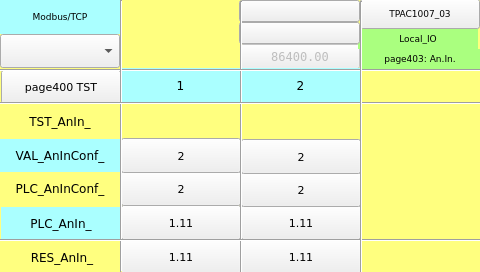
<?xml version="1.0" encoding="UTF-8"?>
<ui version="4.0">
<class>page403</class>
<widget class="QWidget" name="page403">
<property name="geometry">
<rect>
<x>0</x>
<y>0</y>
<width>480</width>
<height>272</height>
</rect>
</property>
<property name="minimumSize">
<size>
<width>480</width>
<height>272</height>
</size>
</property>
<property name="maximumSize">
<size>
<width>480</width>
<height>272</height>
</size>
</property>
<property name="windowTitle">
<string>page403</string>
</property>
<property name="styleSheet">
<string notr="true">QWidget#page403
{
background-color: rgb(255, 255, 127);
}</string>
</property>
<widget class="Line" name="line_hr_3">
<property name="geometry">
<rect>
<x>0</x>
<y>239</y>
<width>481</width>
<height>3</height>
</rect>
</property>
<property name="orientation">
<enum>Qt::Horizontal</enum>
</property>
<property name="font">
 <font>
  <family>DejaVu Sans</family>
  <pointsize>8</pointsize>
 </font>
</property>
</widget>
<widget class="QLabel" name="label_Start_3">
<property name="geometry">
<rect>
<x>0</x>
<y>0</y>
<width>120</width>
<height>34</height>
</rect>
</property>
<property name="font">
<font>
<family>DejaVu Sans</family>
  <pointsize>7</pointsize>
</font>
</property>
<property name="styleSheet">
<string notr="true">background-color: rgb(170, 255, 255);</string>
</property>
<property name="text">
<string>Modbus/TCP</string>
</property>
<property name="alignment">
<set>Qt::AlignCenter</set>
</property>
</widget>
<widget class="ATCMlabel" name="atcmLabel_PLC_time">
<property name="enabled">
<bool>false</bool>
</property>
<property name="geometry">
<rect>
<x>240</x>
<y>44</y>
<width>120</width>
<height>25</height>
</rect>
</property>
<property name="font">
<font>
<family>DejaVu Sans Mono</family>
  <pointsize>9</pointsize>
</font>
</property>
<property name="text">
<string>86400.00</string>
</property>
<property name="toolTip">
<string>PLC_time</string>
</property>
<property name="whatsThis">
<string>ATCMlabel widget</string>
</property>
<property name="variable">
<string>PLC_time</string>
</property>
<property name="refresh">
<number>500</number>
</property>
<property name="max">
<string>0</string>
</property>
<property name="min">
<string>0</string>
</property>
<property name="viewStatus">
<bool>false</bool>
</property>
<property name="visibilityVar">
<string/>
</property>
<property name="bgColor">
<color>
<red>170</red>
<green>255</green>
<blue>127</blue>
</color>
</property>
<property name="fontColor">
<color>
<red>0</red>
<green>0</green>
<blue>0</blue>
</color>
</property>
<property name="borderWidth">
<number>0</number>
</property>
<property name="borderRadius">
<number>0</number>
</property>
</widget>
<widget class="ATCMlabel" name="atcmLabel_PLC_AnInConf_1">
<property name="geometry">
<rect>
<x>121</x>
<y>171</y>
<width>120</width>
<height>35</height>
</rect>
</property>
<property name="text">
<string>2</string>
</property>
<property name="toolTip">
<string>PLC_AnInConf_1</string>
</property>
<property name="whatsThis">
<string>ATCMlabel widget</string>
</property>
<property name="variable">
<string>PLC_AnInConf_1</string>
</property>
<property name="refresh">
<number>500</number>
</property>
<property name="max">
<string>0</string>
</property>
<property name="min">
<string>0</string>
</property>
<property name="viewStatus">
<bool>false</bool>
</property>
<property name="visibilityVar">
<string>TST_AnIn_1</string>
</property>
<property name="bgColor">
<color>
<red>255</red>
<green>255</green>
<blue>127</blue>
</color>
</property>
<property name="fontColor">
<color>
<red>0</red>
<green>0</green>
<blue>0</blue>
</color>
</property>
<property name="borderWidth">
<number>1</number>
</property>
<property name="borderRadius">
<number>0</number>
</property>
<property name="font">
 <font>
  <family>DejaVu Sans</family>
  <pointsize>8</pointsize>
 </font>
</property>
</widget>
<widget class="Line" name="line_hr_1">
<property name="geometry">
<rect>
<x>0</x>
<y>69</y>
<width>481</width>
<height>3</height>
</rect>
</property>
<property name="orientation">
<enum>Qt::Horizontal</enum>
</property>
<property name="font">
 <font>
  <family>DejaVu Sans</family>
  <pointsize>8</pointsize>
 </font>
</property>
</widget>
<widget class="ATCMlabel" name="atcmLabel_RES_AnIn_1">
<property name="geometry">
<rect>
<x>121</x>
<y>239</y>
<width>120</width>
<height>35</height>
</rect>
</property>
<property name="text">
<string>1.11</string>
</property>
<property name="toolTip">
<string>RES_AnIn_1</string>
</property>
<property name="whatsThis">
<string>ATCMlabel widget</string>
</property>
<property name="variable">
<string>RES_AnIn_1</string>
</property>
<property name="refresh">
<number>500</number>
</property>
<property name="max">
<string>0</string>
</property>
<property name="min">
<string>0</string>
</property>
<property name="viewStatus">
<bool>false</bool>
</property>
<property name="visibilityVar">
<string>TST_AnIn_1</string>
</property>
<property name="bgColor">
<color>
<red>255</red>
<green>255</green>
<blue>127</blue>
</color>
</property>
<property name="fontColor">
<color>
<red>0</red>
<green>0</green>
<blue>0</blue>
</color>
</property>
<property name="borderWidth">
<number>1</number>
</property>
<property name="borderRadius">
<number>0</number>
</property>
<property name="font">
 <font>
  <family>DejaVu Sans</family>
  <pointsize>8</pointsize>
 </font>
</property>
</widget>
<widget class="QLabel" name="label_PLC_AnIn_">
<property name="geometry">
<rect>
<x>1</x>
<y>207</y>
<width>120</width>
<height>33</height>
</rect>
</property>
<property name="font">
<font>
<family>DejaVu Sans</family>
  <pointsize>9</pointsize>
</font>
</property>
<property name="styleSheet">
<string notr="true">background-color: rgb(170, 255, 255);</string>
</property>
<property name="text">
<string>PLC_AnIn_</string>
</property>
<property name="alignment">
<set>Qt::AlignCenter</set>
</property>
</widget>
<widget class="Line" name="line_vt_4">
<property name="geometry">
<rect>
<x>360</x>
<y>1</y>
<width>3</width>
<height>272</height>
</rect>
</property>
<property name="orientation">
<enum>Qt::Vertical</enum>
</property>
<property name="font">
 <font>
  <family>DejaVu Sans</family>
  <pointsize>8</pointsize>
 </font>
</property>
</widget>
<widget class="Line" name="line_hr_2">
<property name="geometry">
<rect>
<x>0</x>
<y>102</y>
<width>481</width>
<height>3</height>
</rect>
</property>
<property name="orientation">
<enum>Qt::Horizontal</enum>
</property>
<property name="font">
 <font>
  <family>DejaVu Sans</family>
  <pointsize>8</pointsize>
 </font>
</property>
</widget>
<widget class="QLabel" name="label_18">
<property name="geometry">
<rect>
<x>358</x>
<y>29</y>
<width>120</width>
<height>20</height>
</rect>
</property>
<property name="font">
<font>
<family>DejaVu Sans</family>
  <pointsize>7</pointsize>
</font>
</property>
<property name="styleSheet">
<string notr="true">background-color: rgb(170, 255, 127);</string>
</property>
<property name="text">
<string>Local_IO</string>
</property>
<property name="alignment">
<set>Qt::AlignCenter</set>
</property>
</widget>
<widget class="ATCMled" name="atcmLed_TST_AnIn_2">
<property name="geometry">
<rect>
<x>240</x>
<y>103</y>
<width>121</width>
<height>34</height>
</rect>
</property>
<property name="toolTip">
<string>TST_AnIn_2</string>
</property>
<property name="whatsThis">
<string>ATCMled widget</string>
</property>
<property name="variable">
<string>TST_AnIn_2</string>
</property>
<property name="refresh">
<number>500</number>
</property>
<property name="viewStatus">
<bool>false</bool>
</property>
<property name="visibilityVar">
<string/>
</property>
<property name="onIcon">
<iconset>
<normaloff>:/on.png</normaloff>:/on.png</iconset>
</property>
<property name="offIcon">
<iconset>
<normaloff>:/off.png</normaloff>:/off.png</iconset>
</property>
<property name="font">
 <font>
  <family>DejaVu Sans</family>
  <pointsize>8</pointsize>
 </font>
</property>
</widget>
<widget class="Line" name="line_vt_2">
<property name="geometry">
<rect>
<x>240</x>
<y>1</y>
<width>3</width>
<height>272</height>
</rect>
</property>
<property name="orientation">
<enum>Qt::Vertical</enum>
</property>
<property name="font">
 <font>
  <family>DejaVu Sans</family>
  <pointsize>8</pointsize>
 </font>
</property>
</widget>
<widget class="ATCMlabel" name="atcmLabel_PLC_AnIn_2">
<property name="geometry">
<rect>
<x>241</x>
<y>205</y>
<width>120</width>
<height>35</height>
</rect>
</property>
<property name="text">
<string>1.11</string>
</property>
<property name="toolTip">
<string>PLC_AnIn_2</string>
</property>
<property name="whatsThis">
<string>ATCMlabel widget</string>
</property>
<property name="variable">
<string>PLC_AnIn_2</string>
</property>
<property name="refresh">
<number>500</number>
</property>
<property name="max">
<string>0</string>
</property>
<property name="min">
<string>0</string>
</property>
<property name="viewStatus">
<bool>false</bool>
</property>
<property name="visibilityVar">
<string>TST_AnIn_2</string>
</property>
<property name="bgColor">
<color>
<red>170</red>
<green>255</green>
<blue>255</blue>
</color>
</property>
<property name="fontColor">
<color>
<red>0</red>
<green>0</green>
<blue>0</blue>
</color>
</property>
<property name="borderWidth">
<number>1</number>
</property>
<property name="borderRadius">
<number>0</number>
</property>
<property name="font">
 <font>
  <family>DejaVu Sans</family>
  <pointsize>8</pointsize>
 </font>
</property>
</widget>
<widget class="QLabel" name="label_VAL_AnInConf_">
<property name="geometry">
<rect>
<x>0</x>
<y>139</y>
<width>120</width>
<height>33</height>
</rect>
</property>
<property name="font">
<font>
<family>DejaVu Sans</family>
  <pointsize>9</pointsize>
</font>
</property>
<property name="styleSheet">
<string notr="true">background-color: rgb(170, 255, 255);</string>
</property>
<property name="text">
<string>VAL_AnInConf_</string>
</property>
<property name="alignment">
<set>Qt::AlignCenter</set>
</property>
</widget>
<widget class="QLabel" name="label_Page">
<property name="geometry">
<rect>
<x>360</x>
<y>49</y>
<width>120</width>
<height>20</height>
</rect>
</property>
<property name="font">
<font>
<family>DejaVu Sans</family>
  <pointsize>7</pointsize>
</font>
</property>
<property name="styleSheet">
<string notr="true">background-color: rgb(170, 255, 127);</string>
</property>
<property name="text">
<string>page403: An.In.</string>
</property>
<property name="alignment">
<set>Qt::AlignCenter</set>
</property>
</widget>
<widget class="ATCMcombobox" name="atcmComboBox">
<property name="geometry">
<rect>
<x>0</x>
<y>34</y>
<width>120</width>
<height>34</height>
</rect>
</property>
<property name="font">
<font>
<family>DejaVu Sans</family>
  <pointsize>7</pointsize>
</font>
</property>
<property name="toolTip">
<string>TEST_COMMAND</string>
</property>
<property name="whatsThis">
<string>ATCMcombobox widget</string>
</property>
<property name="variable">
<string>TEST_COMMAND</string>
</property>
<property name="refresh">
<number>500</number>
</property>
<property name="viewStatus">
<bool>false</bool>
</property>
<property name="writeAcknowledge">
<bool>false</bool>
</property>
<property name="visibilityVar">
<string/>
</property>
<property name="bgColor">
<color>
<red>170</red>
<green>255</green>
<blue>127</blue>
</color>
</property>
<property name="borderWidth">
<number>0</number>
</property>
<property name="borderRadius">
<number>0</number>
</property>
<property name="mapping">
<string>0;LOCAL;216;REMOTE;42;DONE</string>
</property>
</widget>
<widget class="ATCMtime" name="atcmTime_2">
<property name="geometry">
<rect>
<x>239</x>
<y>22</y>
<width>121</width>
<height>22</height>
</rect>
</property>
<property name="font">
<font>
<family>DejaVu Sans Mono</family>
  <pointsize>8</pointsize>
</font>
</property>
<property name="toolTip">
<string>ATCM QTime</string>
</property>
<property name="whatsThis">
<string>ATCMtime widget</string>
</property>
<property name="bgColor">
<color>
<red>170</red>
<green>255</green>
<blue>127</blue>
</color>
</property>
<property name="borderWidth">
<number>0</number>
</property>
<property name="borderRadius">
<number>0</number>
</property>
</widget>
<widget class="ATCMlabel" name="atcmLabel_PLC_AnInConf_2">
<property name="geometry">
<rect>
<x>241</x>
<y>172</y>
<width>120</width>
<height>35</height>
</rect>
</property>
<property name="text">
<string>2</string>
</property>
<property name="toolTip">
<string>PLC_AnInConf_2</string>
</property>
<property name="whatsThis">
<string>ATCMlabel widget</string>
</property>
<property name="variable">
<string>PLC_AnInConf_2</string>
</property>
<property name="refresh">
<number>500</number>
</property>
<property name="max">
<string>0</string>
</property>
<property name="min">
<string>0</string>
</property>
<property name="viewStatus">
<bool>false</bool>
</property>
<property name="visibilityVar">
<string>TST_AnIn_2</string>
</property>
<property name="bgColor">
<color>
<red>255</red>
<green>255</green>
<blue>127</blue>
</color>
</property>
<property name="fontColor">
<color>
<red>0</red>
<green>0</green>
<blue>0</blue>
</color>
</property>
<property name="borderWidth">
<number>1</number>
</property>
<property name="borderRadius">
<number>0</number>
</property>
<property name="font">
 <font>
  <family>DejaVu Sans</family>
  <pointsize>8</pointsize>
 </font>
</property>
</widget>
<widget class="ATCManimation" name="atcmAnimation_TEST_STATUS">
<property name="geometry">
<rect>
<x>121</x>
<y>1</y>
<width>120</width>
<height>68</height>
</rect>
</property>
<property name="toolTip">
<string>TEST_STATUS</string>
</property>
<property name="whatsThis">
<string>ATCManimation widget</string>
</property>
<property name="mapping">
<string>0;:/icons/my_img/local.png;216;:/icons/my_img/remote.png;42;:/icons/my_img/done.png</string>
</property>
<property name="variable">
<string>TEST_STATUS</string>
</property>
<property name="refresh">
<number>500</number>
</property>
<property name="viewStatus">
<bool>false</bool>
</property>
<property name="visibilityVar">
<string/>
</property>
<property name="font">
 <font>
  <family>DejaVu Sans</family>
  <pointsize>8</pointsize>
 </font>
</property>
</widget>
<widget class="ATCMbutton" name="atcmButton_5">
<property name="geometry">
<rect>
<x>360</x>
<y>-1</y>
<width>120</width>
<height>30</height>
</rect>
</property>
<property name="font">
<font>
<family>DejaVu Sans</family>
  <pointsize>7</pointsize>
<weight>50</weight>
<bold>false</bold>
</font>
</property>
<property name="toolTip">
<string/>
</property>
<property name="whatsThis">
<string>ATCMbutton widget</string>
</property>
<property name="pageName">
<string>menu</string>
</property>
<property name="statusvar">
<string/>
</property>
<property name="viewStatus">
<bool>false</bool>
</property>
<property name="refresh">
<number>200</number>
</property>
<property name="visibilityVar">
<string/>
</property>
<property name="bgColor">
<color>
<red>85</red>
<green>255</green>
<blue>255</blue>
</color>
</property>
<property name="borderColor">
<color>
<red>220</red>
<green>220</green>
<blue>220</blue>
</color>
</property>
<property name="text">
<string>TPAC1007_03</string>
</property>
<property name="pressText">
<string>TPAC1007_03</string>
</property>
<property name="borderWidth">
<number>2</number>
</property>
<property name="borderRadius">
<number>0</number>
</property>
<property name="apparence">
<enum>QFrame::Raised</enum>
</property>
</widget>
<widget class="Line" name="line_vt_1">
<property name="geometry">
<rect>
<x>120</x>
<y>0</y>
<width>3</width>
<height>272</height>
</rect>
</property>
<property name="orientation">
<enum>Qt::Vertical</enum>
</property>
<property name="font">
 <font>
  <family>DejaVu Sans</family>
  <pointsize>8</pointsize>
 </font>
</property>
</widget>
<widget class="QLabel" name="label_AnIn_1">
<property name="geometry">
<rect>
<x>120</x>
<y>68</y>
<width>121</width>
<height>34</height>
</rect>
</property>
<property name="font">
<font>
<family>DejaVu Sans</family>
  <pointsize>9</pointsize>
</font>
</property>
<property name="styleSheet">
<string notr="true">background-color: rgb(170, 255, 255);</string>
</property>
<property name="text">
<string>1</string>
</property>
<property name="alignment">
<set>Qt::AlignCenter</set>
</property>
</widget>
<widget class="ATCMlabel" name="atcmLabel_PLC_AnIn_1">
<property name="geometry">
<rect>
<x>121</x>
<y>205</y>
<width>120</width>
<height>35</height>
</rect>
</property>
<property name="text">
<string>1.11</string>
</property>
<property name="toolTip">
<string>PLC_AnIn_1</string>
</property>
<property name="whatsThis">
<string>ATCMlabel widget</string>
</property>
<property name="variable">
<string>PLC_AnIn_1</string>
</property>
<property name="refresh">
<number>500</number>
</property>
<property name="max">
<string>0</string>
</property>
<property name="min">
<string>0</string>
</property>
<property name="viewStatus">
<bool>false</bool>
</property>
<property name="visibilityVar">
<string>TST_AnIn_1</string>
</property>
<property name="bgColor">
<color>
<red>170</red>
<green>255</green>
<blue>255</blue>
</color>
</property>
<property name="fontColor">
<color>
<red>0</red>
<green>0</green>
<blue>0</blue>
</color>
</property>
<property name="borderWidth">
<number>1</number>
</property>
<property name="borderRadius">
<number>0</number>
</property>
<property name="font">
 <font>
  <family>DejaVu Sans</family>
  <pointsize>8</pointsize>
 </font>
</property>
</widget>
<widget class="ATCMdate" name="atcmDate">
<property name="geometry">
<rect>
<x>239</x>
<y>0</y>
<width>121</width>
<height>22</height>
</rect>
</property>
<property name="font">
<font>
<family>DejaVu Sans Mono</family>
  <pointsize>8</pointsize>
</font>
</property>
<property name="toolTip">
<string>ATCM QDate</string>
</property>
<property name="whatsThis">
<string>ATCMdate widget</string>
</property>
<property name="bgColor">
<color>
<red>170</red>
<green>255</green>
<blue>127</blue>
</color>
</property>
<property name="borderWidth">
<number>0</number>
</property>
<property name="borderRadius">
<number>0</number>
</property>
<property name="format">
<enum>ATCMdate::YYYY_MM_DD</enum>
</property>
</widget>
<widget class="ATCMlabel" name="atcmLabel_RES_AnIn_2">
<property name="geometry">
<rect>
<x>241</x>
<y>239</y>
<width>120</width>
<height>35</height>
</rect>
</property>
<property name="text">
<string>1.11</string>
</property>
<property name="toolTip">
<string>RES_AnIn_2</string>
</property>
<property name="whatsThis">
<string>ATCMlabel widget</string>
</property>
<property name="variable">
<string>RES_AnIn_2</string>
</property>
<property name="refresh">
<number>500</number>
</property>
<property name="max">
<string>0</string>
</property>
<property name="min">
<string>0</string>
</property>
<property name="viewStatus">
<bool>false</bool>
</property>
<property name="visibilityVar">
<string>TST_AnIn_2</string>
</property>
<property name="bgColor">
<color>
<red>255</red>
<green>255</green>
<blue>127</blue>
</color>
</property>
<property name="fontColor">
<color>
<red>0</red>
<green>0</green>
<blue>0</blue>
</color>
</property>
<property name="borderWidth">
<number>1</number>
</property>
<property name="borderRadius">
<number>0</number>
</property>
<property name="font">
 <font>
  <family>DejaVu Sans</family>
  <pointsize>8</pointsize>
 </font>
</property>
</widget>
<widget class="ATCMbutton" name="atcmButton_page402_2">
<property name="geometry">
<rect>
<x>1</x>
<y>70</y>
<width>120</width>
<height>34</height>
</rect>
</property>
<property name="toolTip">
<string/>
</property>
<property name="whatsThis">
<string>ATCMbutton widget</string>
</property>
<property name="pageName">
<string>page400</string>
</property>
<property name="statusvar">
<string/>
</property>
<property name="viewStatus">
<bool>false</bool>
</property>
<property name="visibilityVar">
<string/>
</property>
<property name="bgColor">
<color>
<red>170</red>
<green>255</green>
<blue>255</blue>
</color>
</property>
<property name="text">
<string>page400 TST</string>
</property>
<property name="pressText">
<string>page400 TST</string>
</property>
<property name="borderWidth">
<number>0</number>
</property>
<property name="borderRadius">
<number>0</number>
</property>
<property name="apparence">
<enum>QFrame::Raised</enum>
</property>
<property name="font">
 <font>
  <family>DejaVu Sans</family>
  <pointsize>8</pointsize>
 </font>
</property>
</widget>
<widget class="QLabel" name="label_PLC_AnInConf_">
<property name="geometry">
<rect>
<x>0</x>
<y>172</y>
<width>120</width>
<height>33</height>
</rect>
</property>
<property name="font">
<font>
<family>DejaVu Sans</family>
  <pointsize>9</pointsize>
</font>
</property>
<property name="styleSheet">
<string notr="true">background-color: rgb(255, 255, 127);</string>
</property>
<property name="text">
<string>PLC_AnInConf_</string>
</property>
<property name="alignment">
<set>Qt::AlignCenter</set>
</property>
</widget>
<widget class="QLabel" name="label_RES_AnIn_">
<property name="geometry">
<rect>
<x>2</x>
<y>241</y>
<width>120</width>
<height>33</height>
</rect>
</property>
<property name="font">
<font>
<family>DejaVu Sans</family>
  <pointsize>9</pointsize>
</font>
</property>
<property name="styleSheet">
<string notr="true">background-color: rgb(255, 255, 127);</string>
</property>
<property name="text">
<string>RES_AnIn_</string>
</property>
<property name="alignment">
<set>Qt::AlignCenter</set>
</property>
</widget>
<widget class="ATCMled" name="atcmLed_TST_AnIn_1">
<property name="geometry">
<rect>
<x>121</x>
<y>103</y>
<width>121</width>
<height>34</height>
</rect>
</property>
<property name="toolTip">
<string>TST_AnIn_1</string>
</property>
<property name="whatsThis">
<string>ATCMled widget</string>
</property>
<property name="variable">
<string>TST_AnIn_1</string>
</property>
<property name="refresh">
<number>500</number>
</property>
<property name="viewStatus">
<bool>false</bool>
</property>
<property name="visibilityVar">
<string/>
</property>
<property name="onIcon">
<iconset>
<normaloff>:/on.png</normaloff>:/on.png</iconset>
</property>
<property name="offIcon">
<iconset>
<normaloff>:/off.png</normaloff>:/off.png</iconset>
</property>
<property name="font">
 <font>
  <family>DejaVu Sans</family>
  <pointsize>8</pointsize>
 </font>
</property>
</widget>
<widget class="ATCMlabel" name="atcmLabel_VAL_AnInConf_1">
<property name="geometry">
<rect>
<x>121</x>
<y>138</y>
<width>120</width>
<height>35</height>
</rect>
</property>
<property name="text">
<string>2</string>
</property>
<property name="toolTip">
<string>VAL_AnInConf_1</string>
</property>
<property name="whatsThis">
<string>ATCMlabel widget</string>
</property>
<property name="variable">
<string>VAL_AnInConf_1</string>
</property>
<property name="refresh">
<number>500</number>
</property>
<property name="max">
<string>0</string>
</property>
<property name="min">
<string>0</string>
</property>
<property name="viewStatus">
<bool>false</bool>
</property>
<property name="visibilityVar">
<string>TST_AnIn_1</string>
</property>
<property name="bgColor">
<color>
<red>170</red>
<green>255</green>
<blue>255</blue>
</color>
</property>
<property name="fontColor">
<color>
<red>0</red>
<green>0</green>
<blue>0</blue>
</color>
</property>
<property name="borderWidth">
<number>1</number>
</property>
<property name="borderRadius">
<number>0</number>
</property>
<property name="font">
 <font>
  <family>DejaVu Sans</family>
  <pointsize>8</pointsize>
 </font>
</property>
</widget>
<widget class="QLabel" name="label_TST_AnIn_">
<property name="geometry">
<rect>
<x>0</x>
<y>105</y>
<width>120</width>
<height>33</height>
</rect>
</property>
<property name="font">
<font>
<family>DejaVu Sans</family>
  <pointsize>9</pointsize>
</font>
</property>
<property name="styleSheet">
<string notr="true">background-color: rgb(255, 255, 127);</string>
</property>
<property name="text">
<string>TST_AnIn_</string>
</property>
<property name="alignment">
<set>Qt::AlignCenter</set>
</property>
</widget>
<widget class="QLabel" name="label_AnIn_2">
<property name="geometry">
<rect>
<x>240</x>
<y>68</y>
<width>121</width>
<height>34</height>
</rect>
</property>
<property name="font">
<font>
<family>DejaVu Sans</family>
  <pointsize>9</pointsize>
</font>
</property>
<property name="styleSheet">
<string notr="true">background-color: rgb(170, 255, 255);</string>
</property>
<property name="text">
<string>2</string>
</property>
<property name="alignment">
<set>Qt::AlignCenter</set>
</property>
</widget>
<widget class="ATCMlabel" name="atcmLabel_VAL_AnInConf_2">
<property name="geometry">
<rect>
<x>241</x>
<y>139</y>
<width>120</width>
<height>35</height>
</rect>
</property>
<property name="text">
<string>2</string>
</property>
<property name="toolTip">
<string>VAL_AnInConf_2</string>
</property>
<property name="whatsThis">
<string>ATCMlabel widget</string>
</property>
<property name="variable">
<string>VAL_AnInConf_2</string>
</property>
<property name="refresh">
<number>500</number>
</property>
<property name="max">
<string>0</string>
</property>
<property name="min">
<string>0</string>
</property>
<property name="viewStatus">
<bool>false</bool>
</property>
<property name="visibilityVar">
<string>TST_AnIn_2</string>
</property>
<property name="bgColor">
<color>
<red>170</red>
<green>255</green>
<blue>255</blue>
</color>
</property>
<property name="fontColor">
<color>
<red>0</red>
<green>0</green>
<blue>0</blue>
</color>
</property>
<property name="borderWidth">
<number>1</number>
</property>
<property name="borderRadius">
<number>0</number>
</property>
<property name="font">
 <font>
  <family>DejaVu Sans</family>
  <pointsize>8</pointsize>
 </font>
</property>
</widget>
<zorder>label_Start_3</zorder>
<zorder>atcmLabel_PLC_time</zorder>
<zorder>atcmLabel_PLC_AnInConf_1</zorder>
<zorder>atcmLabel_RES_AnIn_1</zorder>
<zorder>label_PLC_AnIn_</zorder>
<zorder>label_18</zorder>
<zorder>atcmLed_TST_AnIn_2</zorder>
<zorder>atcmLabel_PLC_AnIn_2</zorder>
<zorder>label_VAL_AnInConf_</zorder>
<zorder>label_Page</zorder>
<zorder>atcmComboBox</zorder>
<zorder>atcmTime_2</zorder>
<zorder>atcmLabel_PLC_AnInConf_2</zorder>
<zorder>atcmAnimation_TEST_STATUS</zorder>
<zorder>atcmButton_5</zorder>
<zorder>label_AnIn_1</zorder>
<zorder>atcmLabel_PLC_AnIn_1</zorder>
<zorder>atcmDate</zorder>
<zorder>atcmLabel_RES_AnIn_2</zorder>
<zorder>atcmButton_page402_2</zorder>
<zorder>label_PLC_AnInConf_</zorder>
<zorder>label_RES_AnIn_</zorder>
<zorder>atcmLed_TST_AnIn_1</zorder>
<zorder>atcmLabel_VAL_AnInConf_1</zorder>
<zorder>label_TST_AnIn_</zorder>
<zorder>label_AnIn_2</zorder>
<zorder>atcmLabel_VAL_AnInConf_2</zorder>
<zorder>line_vt_2</zorder>
<zorder>line_hr_1</zorder>
<zorder>line_vt_1</zorder>
<zorder>line_hr_3</zorder>
<zorder>line_hr_2</zorder>
<zorder>line_vt_4</zorder>
</widget>
<customwidgets>
<customwidget>
<class>ATCManimation</class>
<extends>QLabel</extends>
<header>atcmplugin.h</header>
</customwidget>
<customwidget>
<class>ATCMbutton</class>
<extends>QPushButton</extends>
<header>atcmplugin.h</header>
</customwidget>
<customwidget>
<class>ATCMcombobox</class>
<extends>QComboBox</extends>
<header>atcmplugin.h</header>
</customwidget>
<customwidget>
<class>ATCMdate</class>
<extends>QPushButton</extends>
<header>atcmplugin.h</header>
</customwidget>
<customwidget>
<class>ATCMlabel</class>
<extends>QPushButton</extends>
<header>atcmplugin.h</header>
</customwidget>
<customwidget>
<class>ATCMled</class>
<extends>QLabel</extends>
<header>atcmplugin.h</header>
</customwidget>
<customwidget>
<class>ATCMtime</class>
<extends>QPushButton</extends>
<header>atcmplugin.h</header>
</customwidget>
</customwidgets>
<resources/>
<connections>
<connection>
<sender>atcmButton_5</sender>
<signal>newPage(const char*,bool)</signal>
<receiver>page403</receiver>
<slot>goto_page(const char*,bool)</slot>
</connection>
<connection>
<sender>atcmButton_page402_2</sender>
<signal>newPage(const char*,bool)</signal>
<receiver>page403</receiver>
<slot>goto_page(const char*,bool)</slot>
</connection>
</connections>
<slots>
<slot>goto_page(const char*,bool)</slot>
</slots>
</ui>
